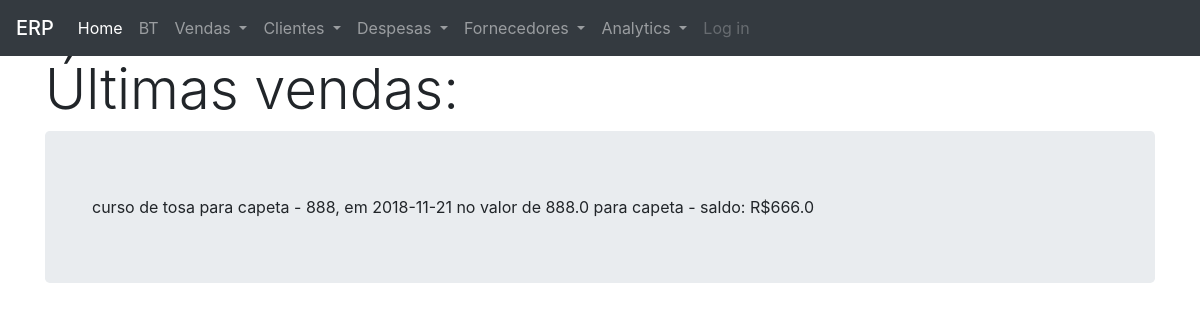
/27, run on an earlier commit of the app's database.
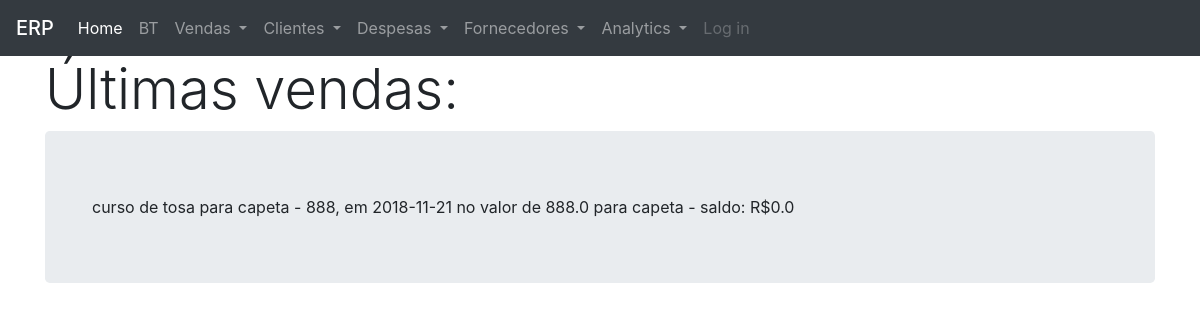
And on a later commit of the database.
### petshop/modelos/models.py (models this page shows, shortened)
class Vendas(db.Model):
    __tablename__ = 'vendas'
    id = db.Column(db.Integer, primary_key=True)
    tipo = db.Column(db.String(10), nullable=False)
    descricao = db.Column(db.Text, nullable=False)
    data_venda = db.Column(db.Date, nullable=False)
    valor_servicos = db.Column(db.Float, nullable=True)
    valor_taxi = db.Column(db.Float, nullable=True)
    cliente_id = db.Column(db.Integer, db.ForeignKey('clientes.id'))
    peludos_on_venda = db.relationship(
        "Peludos",
        secondary=association_table,
        back_populates="vendas_on_peludo")
    saldo = db.Column(db.Float, nullable=True)
    pagamentos = db.relationship('Pagamentos')
    data_pbanho = db.Column(db.Date, nullable=True)
    n_banhos = db.Column(db.Integer, nullable=True)
    tipo_banho = db.Column(db.String(15), nullable=True)
    pacote = db.Column(db.String(10), nullable=True)
    data_entrada = db.Column(db.Date, nullable=True)
    data_saida = db.Column(db.Date, nullable=True)
    valor_diarias = db.Column(db.Float, nullable=True)
    valor_prod = db.Column(db.Float, nullable=True)
    custo_prod = db.Column(db.Float, nullable=True)
    quantidade = db.Column(db.Integer, nullable=True)
    def calcula_saldo(self, tipo='saldo'):
        valor_total = (
                    (self.valor_servicos or 0)
                    + (self.valor_taxi or 0)
                    + (self.valor_diarias or 0)
                    + (self.valor_prod or 0)
                    )
        if tipo != 'total':
            if self.pagamentos:
                valores_pagos = [item.valor for item in self.pagamentos]
                valores_pagos = np.array(valores_pagos)
                saldo = round(valor_total - valores_pagos.sum(), 2)
                return saldo
            else:
                return valor_total
        return valor_total
    def __repr__(self):
        return f"""
        {self.descricao}, em {self.data_venda} no valor de {self.calcula_saldo(tipo='total')}
        para {Clientes.query.get(self.cliente_id).nome} - saldo: R${self.calcula_saldo()}
        """

class Clientes(db.Model):
    __tablename__ = 'clientes'
    id = db.Column(db.Integer, primary_key=True)
    nome = db.Column(db.String(30), nullable=False)
    sexo = db.Column(db.String(1), nullable=False)
    peludo = db.relationship('Peludos', backref='clientes', lazy=True)
    venda = db.relationship('Vendas', backref='clientes', lazy=True)
    contato = db.relationship('Contatos')
    endereco = db.relationship('Enderecos')

class Pagamentos(db.Model):
    __tablename__ = 'pagamentos'
    id = db.Column(db.Integer, primary_key=True)
    data = db.Column(db.Date, nullable=False)
    valor = db.Column(db.Float, nullable=False)
    valor_entrada = db.Column(db.Float, nullable=False)
    forma_pagto = db.Column(
        db.String(15), nullable=False)
    venda_id = db.Column(db.Integer, db.ForeignKey('vendas.id'))

### petshop/views/views_vendas.py (the view)
@views_vendas.route('/<int:id>', methods=['GET', 'POST'])
def modifica_venda(id):
    if(id):
        listagem = Vendas.query.get_or_404(id)
        return render_template('lista_vendas.html', listagem=listagem)

### petshop/templates/lista_vendas.html
{% extends "base.html" %}
{% block content %}
<h1 class="display-4">Últimas vendas:</h1>
<div class="jumbotron">
<div class="container">
{{ listagem }}
</div>
</div>
{% endblock %}

### petshop/templates/base.html (shortened to what this page needs)
<!DOCTYPE html>
<html lang="en" dir="ltr">
<head>
    <link rel="stylesheet" href="https://stackpath.bootstrapcdn.com/bootstrap/4.1.3/css/bootstrap.min.css">
</head>
<body>
<nav class="navbar navbar-expand-lg navbar-dark bg-dark">
    <span class="navbar-brand mb-0 h1">ERP</span>
    <div class="collapse navbar-collapse" id="navbarSupportedContent">
    <ul class="navbar-nav mr-auto">
        <li class="nav-item active">
        <a class="nav-link" href="{{ url_for('views_consultas.index') }}">Home<span class="sr-only">(current)</span></a>
        </li>
        <li class="nav-item">
        <a class="nav-link" href="{{ url_for('views_vendas.vendas', tipo = 'bt') }}">BT</a>
        </li>
        <li class="nav-item dropdown">
            <a class="nav-link dropdown-toggle" href="#" id="navbarDropdown" role="button" data-toggle="dropdown" aria-haspopup="true" aria-expanded="false">
            Vendas
            </a>
        </li>
        <li class="nav-item dropdown">
            <a class="nav-link dropdown-toggle" href="#" id="navbarDropdown" role="button" data-toggle="dropdown" aria-haspopup="true" aria-expanded="false">
            Clientes
            </a>
        </li>
        <li class="nav-item dropdown">
            <a class="nav-link dropdown-toggle" href="#" id="navbarDropdown" role="button" data-toggle="dropdown" aria-haspopup="true" aria-expanded="false">
            Despesas
            </a>
        </li>
        <li class="nav-item dropdown">
            <a class="nav-link dropdown-toggle" href="#" id="navbarDropdown" role="button" data-toggle="dropdown" aria-haspopup="true" aria-expanded="false">
            Fornecedores
            </a>
        </li>
        <li class="nav-item dropdown">
            <a class="nav-link dropdown-toggle" href="#" id="navbarDropdown" role="button" data-toggle="dropdown" aria-haspopup="true" aria-expanded="false">
            Analytics
            </a>
        </li>
        <li class="nav-item">
            <a class="nav-link disabled" href="#">Log in</a>
        </li>
    </ul>
    </div>
</nav>
<div class="container">
  {% block content %}
  {% endblock %}
</div>
</body>
</html>

What changed in the data, as far as the page shows it:
changed Vendas: descricao+data_venda+valor_servicos "curso de tosa para capeta - 888, em 2018-11-21 no valor de 888.0 para capeta - saldo: R$666.0" → "curso de tosa para capeta - 888, em 2018-11-21 no valor de 888.0 para capeta - saldo: R$0.0"
